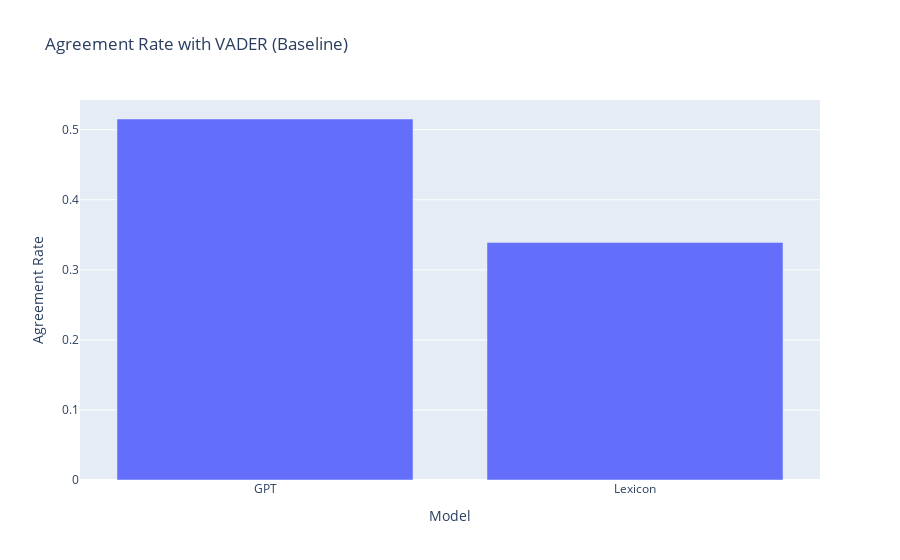

Here is the notebook cell this chart was saved with:
### Code cell
# 10. Plot agreement rate
agreement_data = pd.DataFrame({
    "Model": ["GPT", "Lexicon"],
    "Agreement Rate": [df["agreement_gpt"].mean(), df["agreement_lexicon"].mean()]
})
fig1 = px.bar(agreement_data, x="Model", y="Agreement Rate",
              title="Agreement Rate with VADER (Baseline)")
fig1.show()

### Figure 1 — Plotly figure (JSON) as saved in the notebook; plotly's stock layout.template omitted (floating-point values rounded to 4 significant figures)
{"data": [{"alignmentgroup": "True", "hovertemplate": "Model=%{x}<br>Agreement Rate=%{y}<extra></extra>", "legendgroup": "", "marker": {"color": "#636efa", "pattern": {"shape": ""}}, "name": "", "offsetgroup": "", "orientation": "v", "showlegend": false, "textposition": "auto", "type": "bar", "x": ["GPT", "Lexicon"], "xaxis": "x", "y": [0.5153, 0.3391], "yaxis": "y"}], "layout": {"barmode": "relative", "legend": {"tracegroupgap": 0}, "title": {"text": "Agreement Rate with VADER (Baseline)"}, "xaxis": {"anchor": "y", "domain": [0, 1], "title": {"text": "Model"}}, "yaxis": {"anchor": "x", "domain": [0, 1], "title": {"text": "Agreement Rate"}}}}
